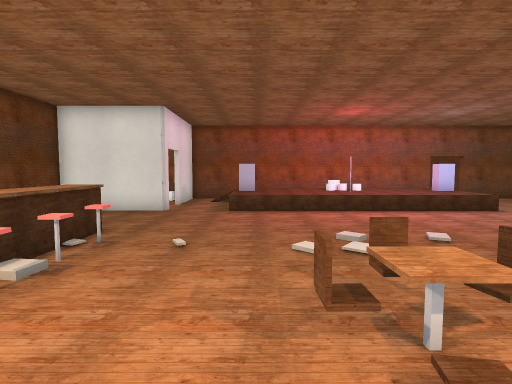
view 1 (above)

17 first-person views from a walk through a level from a Godot 3-D game. The camera is 1.5 m above the floor, tilts 4° down and sees 80° across. The floor is counted in squares, 1 m on a side. Each view is taken from the middle of a square. On the plan, view 1 faces up. The plan holds only what a view shows up to about 15 squares ahead; the rest is blank. The place goes on beyond the plan.

view 2
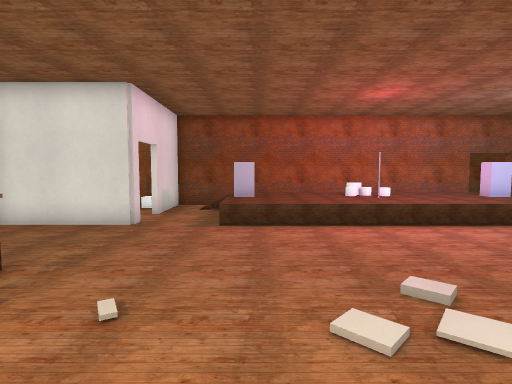

view 3
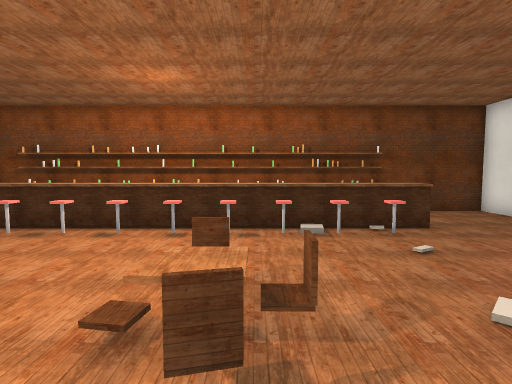

view 4
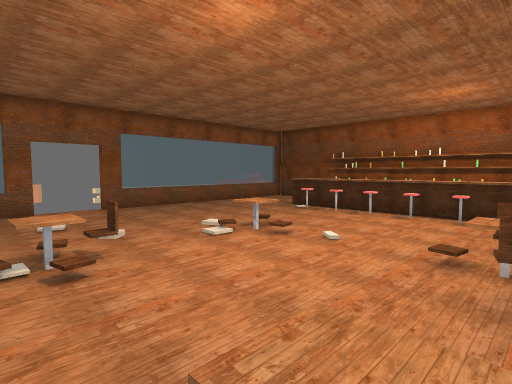

view 5
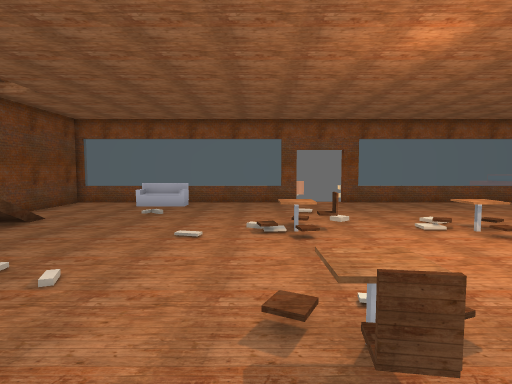

view 6
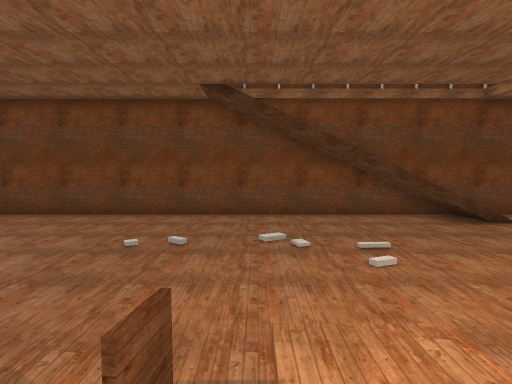

view 7
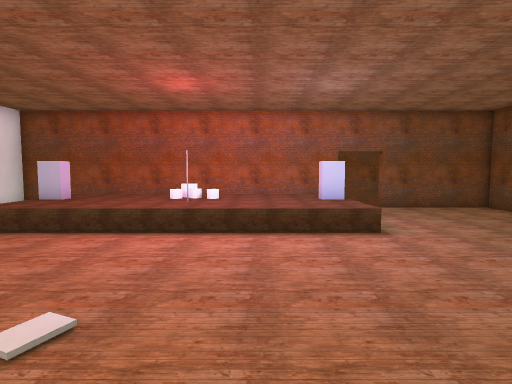

view 8
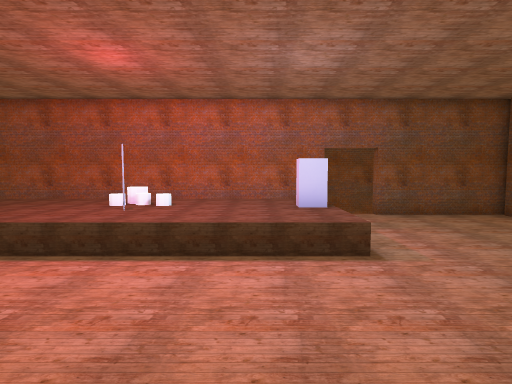

view 9
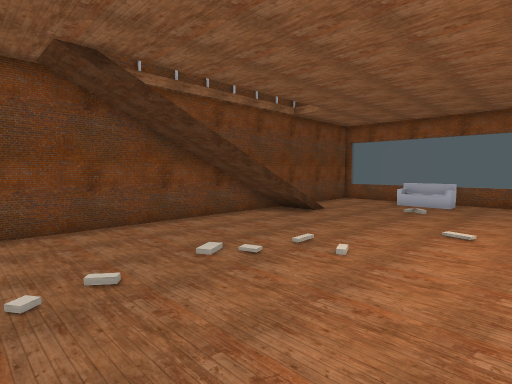

view 10
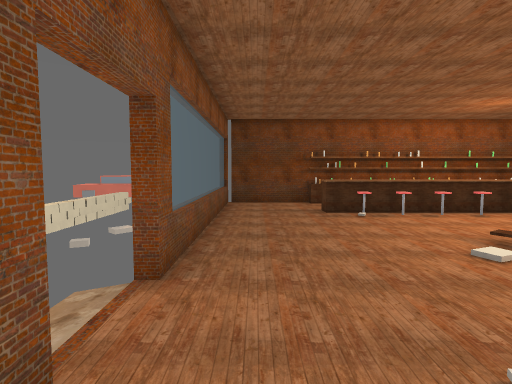

view 11
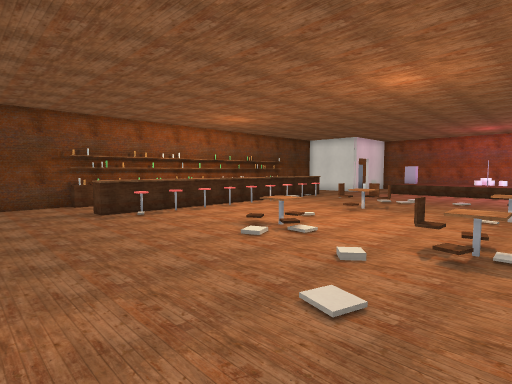

view 12
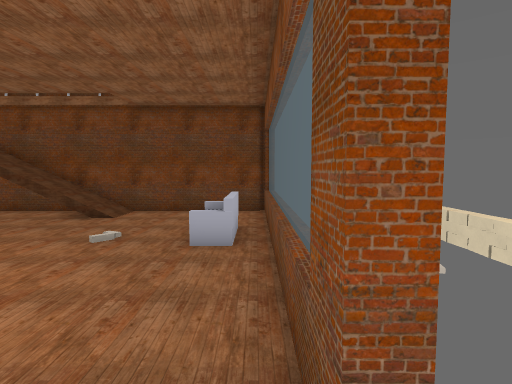

view 13
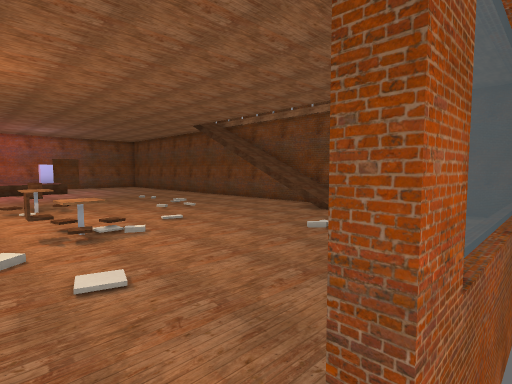

view 14
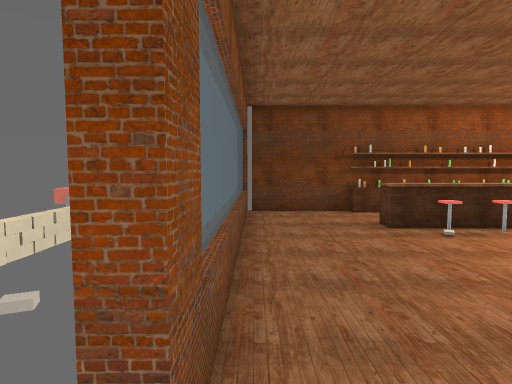

view 15
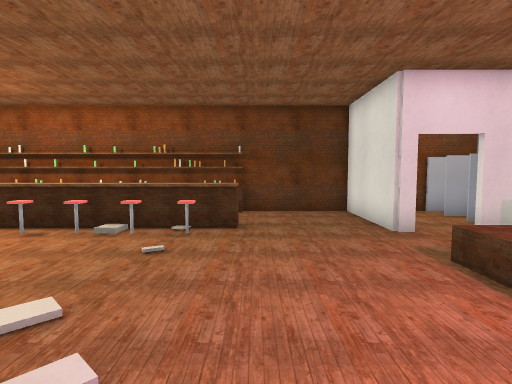

view 16
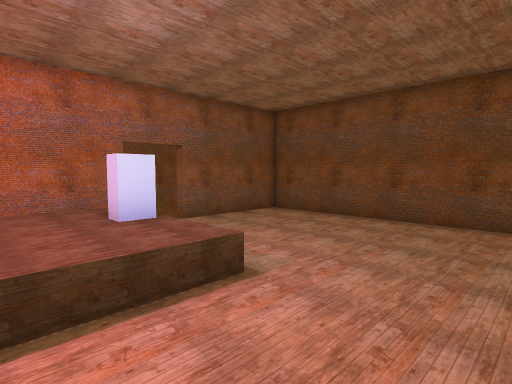

view 17
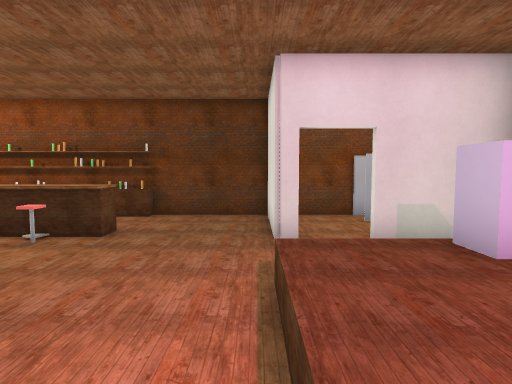

### Floor plan
Key: @ floor where view 1 was taken; # wall or solid block; . main floor; : floor 0.25 m higher than the main floor; + floor 0.5 m higher than the main floor; / step, stairs or slope; = window, fence, low wall or low ledge; ^ raised ledge; v drop or lower ground; O other object.
Columns run from 8 left of view 1 to 16 right of it. Each row starts with its distance up from view 1.
 17      ###           ######
 16    # #..vvvvvvvvv ......#
 15 ####.#/+++++/++++ ......#
 14 #....#..^++///++^+......#
 13 #.......++++#+++++......#
 12 #......#+++++++++#......#
 11 #####...................#
 10 #.......................#
  9 #.......................#
  8 #.......................#
  7 ##..^...................#
  6  # .^...................#
  5  # .^^..................#
  4  #  ^...................#
  3  #  ^....==...=.........#
  2  #  ^....##...=.........#
  1  #  ^^..................#
  0  #  ^...@............./##
 -1  #  ^.................//#
 -2  #  ^.........=/......//#
 -3  #  ^^...::...=.......//#
 -4  #  ^.................//#
 -5 ##..^...................#
 -6 #.......................#
 -7 #.......................#
 -8 #.................=O=...#
 -9 #.......................#
-10 ##========##.##========##

Where each view was taken, in squares from view 1:
view 1: 0 up, 0 right, facing up
view 2: 3 up, 0 right, facing up
view 3: 3 up, 4 right, facing left
view 4: 3 up, 7 right, facing down-left
view 5: 5 up, 7 right, facing down
view 6: 3 up, 5 right, facing right
view 7: 4 up, 6 right, facing up
view 8: 6 up, 7 right, facing up
view 9: 6 up, 7 right, facing down-right
view 10: 8 down, 7 right, facing left
view 11: 9 down, 7 right, facing up-left
view 12: 9 down, 4 right, facing right
view 13: 10 down, 4 right, facing up-right
view 14: 9 down, 4 right, facing left
view 15: 8 up, 4 right, facing left
view 16: 8 up, 6 right, facing up-right
view 17: 11 up, 3 right, facing left
